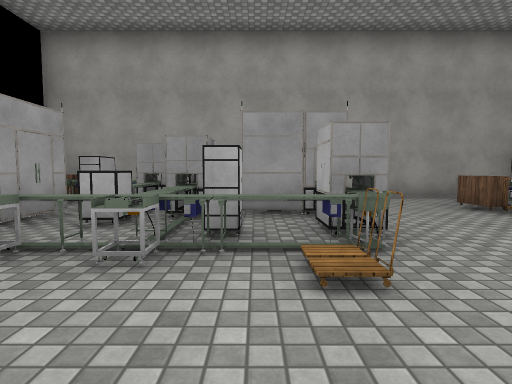
view 1 (above)

17 first-person views from a walk through a Unity game level. The camera is 1.3 m above the floor, tilts 4° down and sees 80° across. The floor is counted in squares, 2 m on a side. Each view is taken from the middle of a square. On the plan, view 1 faces up. The plan holds only what a view shows up to about 10 squares ahead; the rest is blank. The place goes on beyond the plan. The player is left out. Some surface patterns are stand-ins.

view 2
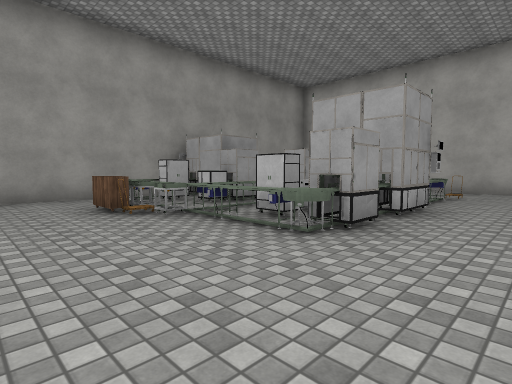

view 3
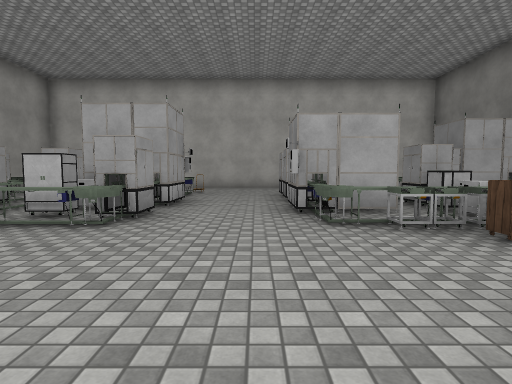

view 4
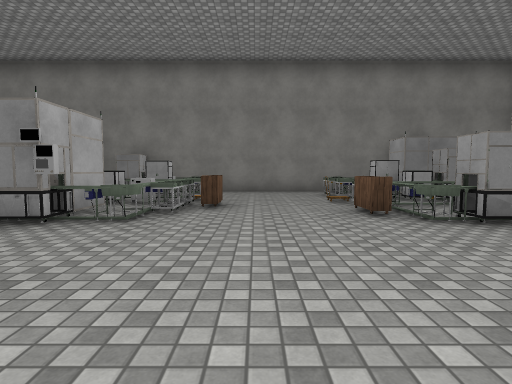

view 5
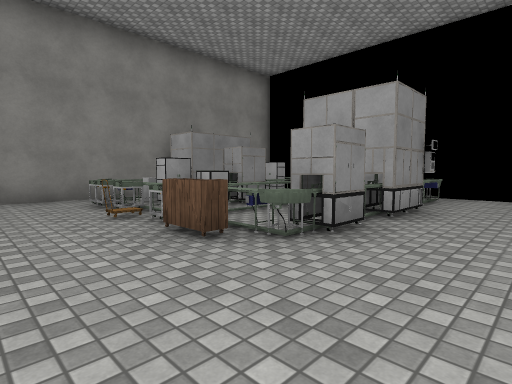

view 6
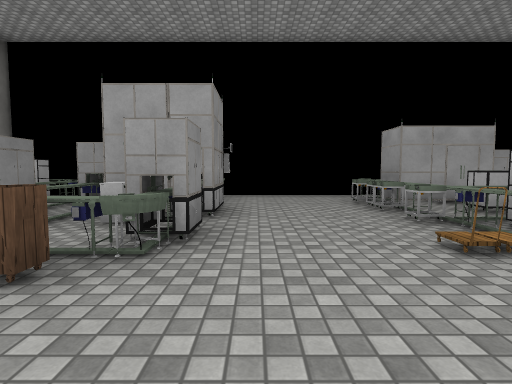

view 7
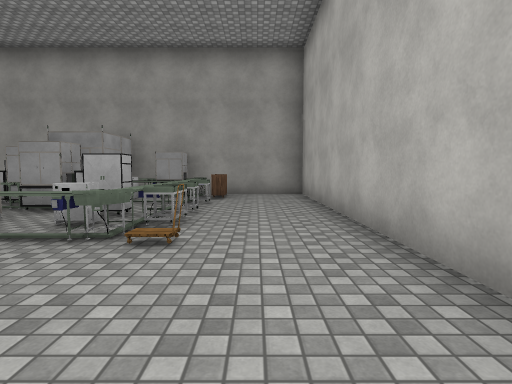

view 8
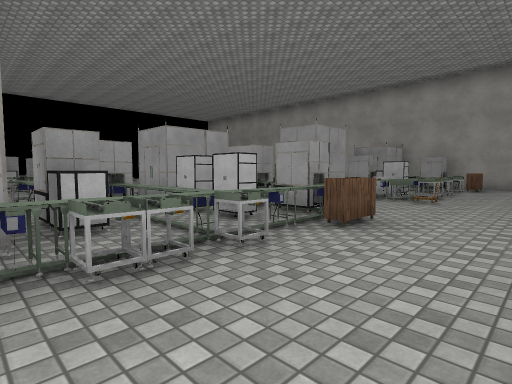

view 9
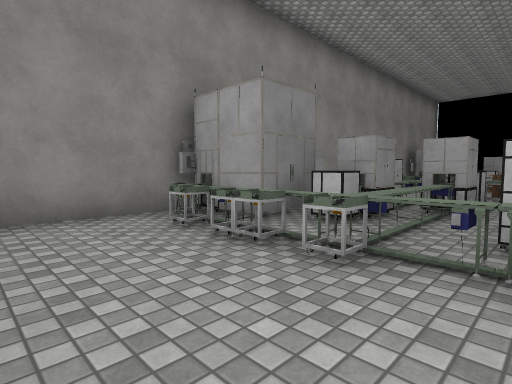

view 10
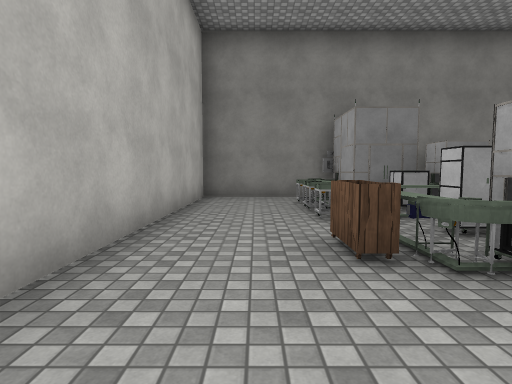

view 11
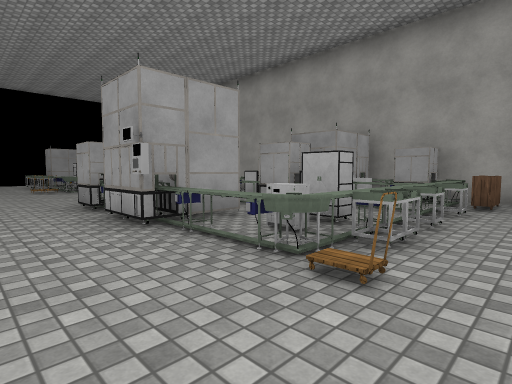

view 12
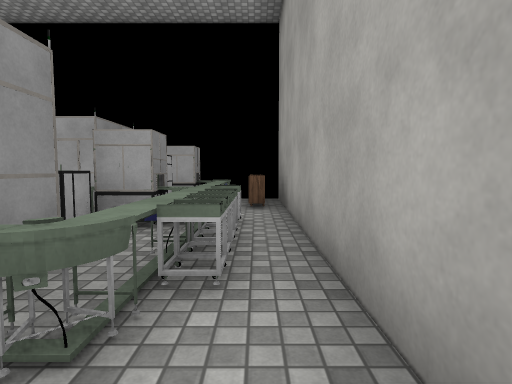

view 13
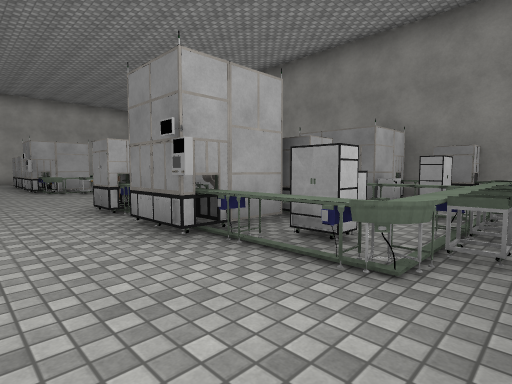

view 14
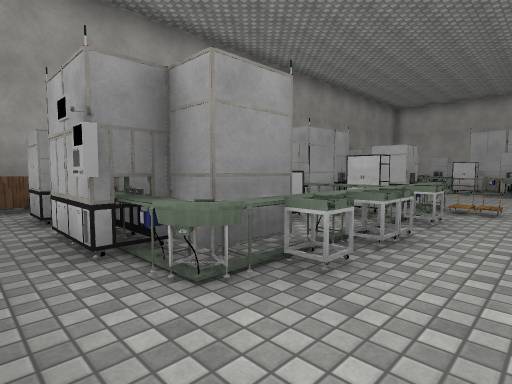

view 15
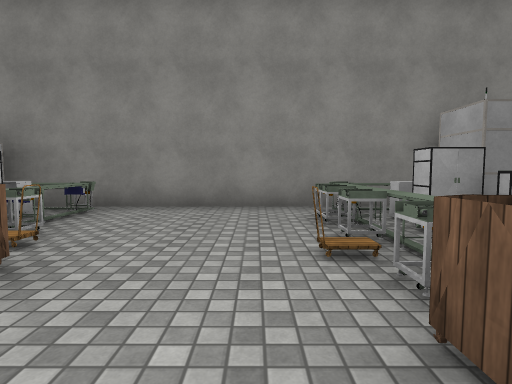

view 16
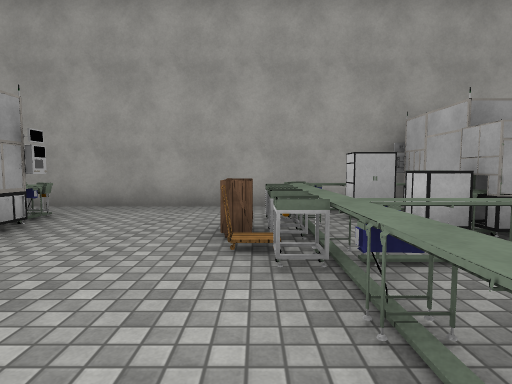

view 17
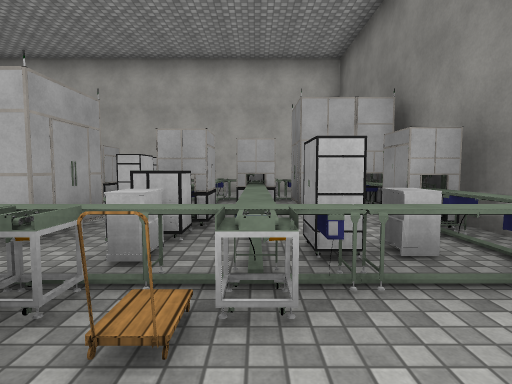

### Floor plan
Key: @ floor where view 1 was taken; # wall or solid block; . floor; C cart; O other object.
Columns run from 6 left of view 1 to 13 right of it. Each row starts with its distance up from view 1.
  8  ###################
  7  OO.OOO....OOOOO...#
  6 #.OOOOOO..OOO#OOO..#
  5  .OOOO#O.OOOOOOOO..#
  4  .O#OOOO..OOOOOOO..#
  3 #.O#OOOO..COO##OO..#
  2  ..OOO.C...OOOOOC..#
  1  ..................#
  0  .....@.........O..#
 -1 #.OOOOOO...OOOOOO..#
 -2  OOO#O.O..OO#OOO...#
 -3  .OOOOOOC.OOOOOOO..#
 -4  OOOOOOO..OOOOOOO..#
 -5 #.OO##OO..COO.##O..#
 -6   OOOOOO...OOOOOO..#
 -7   ##################

Where each view was taken, in squares from view 1:
view 1: 0 up, 0 right, facing up
view 2: 0 up, 2 right, facing up-right
view 3: 0 up, 1 right, facing right
view 4: 3 up, 3 right, facing down
view 5: 1 up, 3 right, facing down-left
view 6: 0 up, 3 right, facing left
view 7: 1 down, 11 right, facing up
view 8: 5 down, 12 right, facing up-left
view 9: 2 down, 12 right, facing down-left
view 10: 1 up, 11 right, facing down
view 11: 0 up, 11 right, facing up-left
view 12: 7 up, 2 right, facing left
view 13: 1 up, 5 left, facing down-right
view 14: 1 up, 5 left, facing up-right
view 15: 1 down, 2 right, facing down
view 16: 2 up, 4 right, facing up
view 17: 4 down, 3 right, facing right
